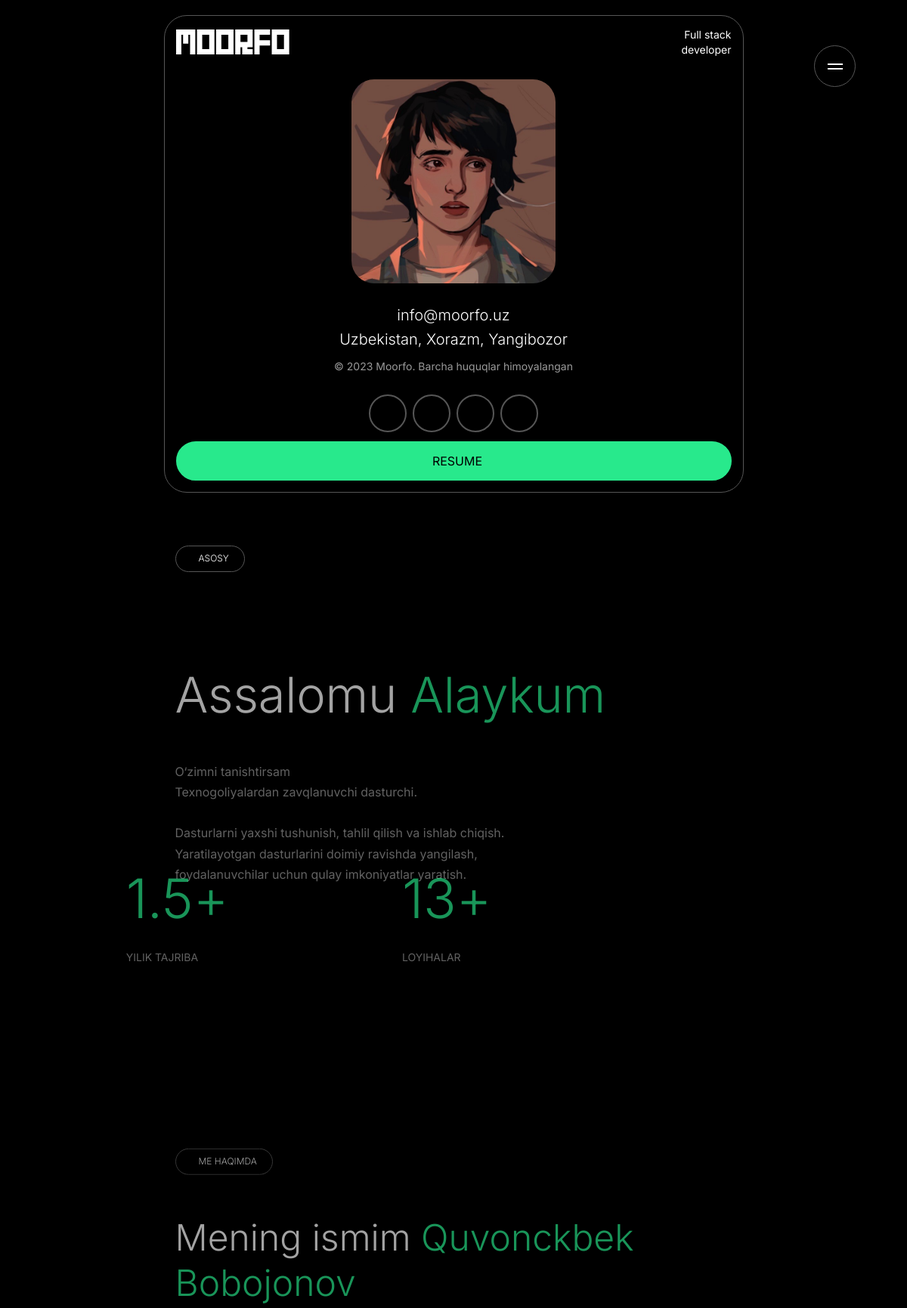
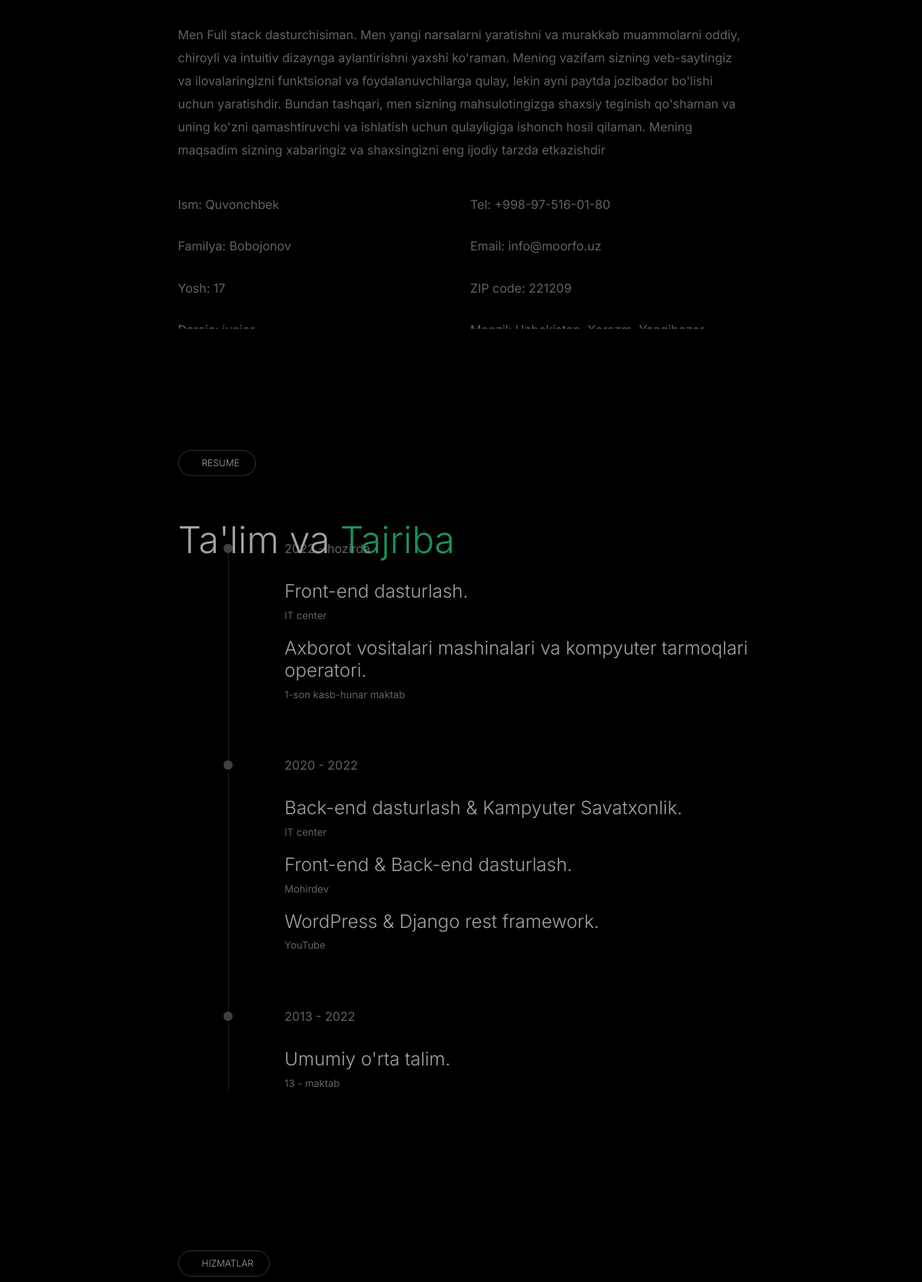
The page / (upper part) on the database its author committed (2 pictures, top to bottom).
### app/models.py (models this page shows, shortened)
class Resume(models.Model):
    name = models.CharField(max_length=200)
    years = models.CharField(max_length=200)

class ResumeBody(models.Model):
    resume = models.ForeignKey(Resume, on_delete=models.CASCADE)
    direction = models.CharField(max_length=200)
    company = models.CharField(max_length=200)

### app/views.py (the view, shortened to what this page needs)
# urls.py: path('', IndexView.as_view(), name='index')
class IndexView(View):
    def __init__(self):
        self.resumes = Resume.objects.all()
        self.serverss = Servers.objects.all()
        self.portfolio = Portfolio.objects.all().order_by('-id')
    def get(self, request):
        return render(request, 'index.html', {
            "resumes": self.resumes,
            "serverss": self.serverss,
            "portfolios": self.portfolio,
        })

### templates/index.html (shortened to what this page needs)
<!DOCTYPE html>
<html lang="en">
{% load static %}
<head>
    <link rel="stylesheet" href="https://maxst.icons8.com/vue-static/landings/line-awesome/line-awesome/1.3.0/css/line-awesome.min.css">
    <link href="{% static 'css/bootstrap.min.css' %}" rel="stylesheet">
    <link rel="stylesheet" href="{% static 'css/owl.carousel.min.css' %}">
    <link rel="stylesheet" href="{% static 'css/owl.theme.default.min.css' %}">
    <link rel="stylesheet" href="{% static 'css/animate.min.css' %}">
    <link rel="stylesheet" href="{% static 'css/smooth-scrollbar.css' %}">
    <link rel="stylesheet" href="{% static 'css/lightbox.min.css' %}">
    <link rel="stylesheet" href="{% static 'css/style.css' %}">
    <link rel="stylesheet" href="{% static 'css/responsive.css' %}">
</head>
<body class="home5-page">
    <video class="body-overlay" muted autoplay loop>
        <source src="{% static 'images/video5.mp4' %}" type="video/mp4">
    </video>
    <span class="icon-menu">
        <span class="bar"></span>
        <span class="bar"></span>
    </span>
    <main class="drake-main">
        <div id="smooth-wrapper">
            <div id="smooth-content">
                <div class="left-sidebar">
                    <div class="sidebar-header d-flex align-items-center justify-content-between">
                        <img src="{% static 'images/moorfo.svg' %}" alt="Logo" width="150px">
                        <span class="designation">Full stack developer</span>
                    </div>
                    <img class="me" src="{% static 'images/me.jpg' %}" alt="Me">
                    <h2 class="email">info@moorfo.uz</h2>
                    <h2 class="address">Uzbekistan, Xorazm, Yangibozor</h2>
                    <p class="copyright">&copy; 2023 Moorfo. Barcha huquqlar himoyalangan</p>
                    <ul class="social-profile d-flex align-items-center flex-wrap justify-content-center">
                        <li>
                            <a href="https://www.linkedin.com/in/moorfo/"></a>
                        </li>
                        <li>
                            <a href="https://t.me/moorfo_uz"></a>
                        </li>
                        <li>
                            <a href="https://instagram.com/moorfo.uz/"></a>
                        </li>
                        <li>
                            <a href="https://github.com/QuvonchbekBobojonov"></a>
                        </li>
                    </ul>
                    <a href="https://www.linkedin.com/ambry/?x-li-ambry-ep=AQKnhKyT34sBYQAAAYhSXC9zFrpWH4Fb_GG8G_Pyi-ebJebG6fVCNAJWnGEuhWL04Tq9BRjEbW_I-XGtaUPOJ74Rphqfzp2N_8NvgXxZQdwYqXfdtkb47mxqBKAJJUlGqt031lD-rn5NGGdiLfmp51CPbVtlsz_qWFevNpxSjwpd8bIRtuB9DZAcU0HfrPMfH1UWw1SX6PmaiVKKmb3QBo5TazR1uC-9Kxh8Wx9rrfA5c5FrTorRfuJbXGHh1nl6mdMi6MdQmStoH_N-3-ZSVgFB-uTscvnKieZ5TevQRYyjUdTlj1KoL7GEWYP-iq9qw15uTDSxnqw55uzUZRsqdpz5LqPlGeeWr5MI1-Pkdjhbsp1pRc5vOzQvoocvAblJwZZ3fZhUtUC1hTQXcE54I3mXJQiGHqoz2ajlg3A0LcniG02Q2H8cdGrX-WhNXl8sW0kV1R-LewHpwNnqN_f6erVP94XPfF_6fYd98pgYxA_61O7oDOWSEi9Vi56FPzin3nsu4Zm_UzfxnkniBwdBaqZ6bf_K8ngmSLbyfLUFqw62iYa57cTKbjQpGTY7eClIlh5nWpY&x-ambry-um-filename=Profile.pdf" class="theme-btn">
                         Resume
                    </a>
                </div>
                <section class="hero-section page-section scroll-to-page" id="home">
                    <div class="custom-container">
                        <div class="hero-content content-width">
                            <div class="section-header">
                                <h4 class="subtitle scroll-animation" data-animation="fade_from_bottom">
                                     Asosy
                                </h4>
                                <h1 class="scroll-animation title" data-animation="fade_from_bottom">Assalomu
                                    <span>Alaykum</span>
                                </h1>
                            </div>
                            <p class="scroll-animation" data-animation="fade_from_bottom">O‘zimni tanishtirsam <br>
                                Texnogoliyalardan zavqlanuvchi dasturchi.
                                <br><br>
                                 Dasturlarni yaxshi tushunish,
                                tahlil qilish va ishlab chiqish. Yaratilayotgan dasturlarini doimiy ravishda yangilash,
                                foydalanuvchilar uchun qulay imkoniyatlar yaratish.</p>
                            <div class="facts d-flex">
                                <div class="left scroll-animation" data-animation="fade_from_left">
                                    <h1>1.5+</h1>
                                    <p>Yilik Tajriba</p>
                                </div>
                                <div class="right scroll-animation" data-animation="fade_from_right">
                                    <h1>13+</h1>
                                    <p>loyihalar</p>
                                </div>
                            </div>
                        </div>
                    </div>
                </section>
                <section class="about-area page-section scroll-to-page" id="about">
                    <div class="custom-container">
                        <div class="about-content content-width">
                            <div class="section-header">
                                <h4 class="subtitle scroll-animation" data-animation="fade_from_bottom">
                                     Me haqimda
                                </h4>
                                <h1 class="scroll-animation" data-animation="fade_from_bottom">Mening ismim
                                    <br>
                                    <span>Quvonckbek Bobojonov</span>
                                </h1>
                            </div>
                            <p class="scroll-animation" data-animation="fade_from_bottom">
                                Men Full stack
                                dasturchisiman. Men yangi narsalarni yaratishni va murakkab muammolarni oddiy, chiroyli
                                va intuitiv dizaynga aylantirishni yaxshi ko'raman.
                                Mening vazifam sizning veb-saytingiz va ilovalaringizni funktsional va
                                foydalanuvchilarga qulay, lekin ayni paytda jozibador bo'lishi uchun yaratishdir. Bundan
                                tashqari, men sizning mahsulotingizga shaxsiy teginish qo'shaman va uning ko'zni
                                qamashtiruvchi va ishlatish uchun qulayligiga ishonch hosil qilaman. Mening maqsadim
                                sizning xabaringiz va shaxsingizni eng ijodiy tarzda etkazishdir
                            </p>
                            <br>
                            <div class="row scroll-animation" data-animation="fade_from_bottom">
                                <div class="col" data-animation="fade_from_bottom">
                                    <ul>
                                        <li>Ism: Quvonchbek</li><br>
                                        <li>Familya: Bobojonov</li><br>
                                        <li>Yosh: 17</li><br>
                                        <li>Daraja: junior</li>
                                    </ul>
                                </div>
                                <div class="col" data-animation="fade_from_bottom">
                                    <ul>
                                        <li>Tel: +998-97-516-01-80</li><br>
                                        <li>Email: info@moorfo.uz</li><br>
                                        <li>ZIP code: 221209</li><br>
                                        <li>Manzil: Uzbekistan, Xorazm, Yangibozor</li>
                                    </ul>
                                </div>
                            </div>
                        </div>
                    </div>
                </section>
                <section class="resume-area page-section scroll-to-page" id="resume">
                    <div class="custom-container">
                        <div class="resume-content content-width">
                            <div class="section-header">
                                <h4 class="subtitle scroll-animation" data-animation="fade_from_bottom">
                                     Resume
                                </h4>
                                <h1 class="scroll-animation" data-animation="fade_from_bottom">Ta'lim va
                                    <span>Tajriba</span>
                                </h1>
                            </div>
                            <div class="resume-timeline">
                                {% for resume in resumes %}
                                <div class="item scroll-animation" data-animation="fade_from_right">
                                    <span class="date">{{ resume.years }}</span>
                                    {% for body in resume.resumebody_set.all %}
                                    <h2>{{ body.direction }}</h2>
                                    <p>{{ body.company }}</p>
                                    {% endfor %}
                                </div>
                                {% endfor %}
                            </div>
                        </div>
                    </div>
                </section>
                <section class="services-area page-section scroll-to-page" id="services">
                    <div class="custom-container">
                        <div class="services-content content-width">
                            <div class="section-header">
                                <h4 class="subtitle scroll-animation" data-animation="fade_from_bottom">
                                     Hizmatlar
                                </h4>
                            </div>
                        </div>
                    </div>
                </section>
            </div>
        </div>
    </main>
</body>
</html>

### static/css/responsive.css (style rules this page uses)
@media (max-width: 2000px) { .left-sidebar { max-width: 400px; } }
@media (max-width: 2000px) { .left-sidebar .sidebar-header { margin-bottom: 30px; } }
@media (max-width: 2000px) { .left-sidebar .social-profile { margin-bottom: 30px; } }
@media (max-width: 2000px) { .left-sidebar .copyright { margin-bottom: 25px; } }
@media (max-width: 2000px) { .hero-content .section-header h1.scroll-animation { font-size: 65px; } }
@media (max-width: 1555px) { .left-sidebar { max-width: 350px; padding: 15px; } }
@media (max-width: 1555px) { .left-sidebar .email, .left-sidebar .address { font-size: 20px; } }
@media (max-width: 1555px) { .left-sidebar .address { margin-bottom: 12px; } }
@media (max-width: 1555px) { .left-sidebar .social-profile { margin-bottom: 12px; } }
@media (max-width: 1555px) { .left-sidebar>img.me { width: 100%; max-width: 270px; margin-left: auto; margin-right: auto; margin-bottom: 30px; } }
@media (max-width: 1555px) { .left-sidebar .sidebar-header .designation { line-height: 1.4; } }
@media (max-width: 1220px) { .custom-container { max-width: 767px; } }
@media (max-width: 1220px) { .content-width { max-width: 100%; } }
@media (max-width: 1220px) { .left-sidebar { position: relative; max-width: 767px; left: 0; margin: auto; top: 0; transform: translateY(0); margin-top: 20px; display: none; } }
@media (max-width: 1220px) { .drake-main .left-sidebar { display: block; } }
@media (max-width: 1220px) { .left-sidebar>img.me { width: auto; } }
@media (max-width: 1220px) { .icon-menu { position: fixed; } }
@media (max-width: 1220px) { .resume-area, .about-area { padding-bottom: 50px; } }
@media (max-width: 1220px) { .about-area .about-content p { max-width: 100%; } }

### rows shown on the page
Resume: years "2022 - hozirda"
ResumeBody: direction "Front-end dasturlash.", company "IT center"
ResumeBody: direction "Axborot vositalari mashinalari va kompyuter tarmoqlari operatori.", company "1-son kasb-hunar maktab"
Resume: years "2020 - 2022"
ResumeBody: direction "Back-end dasturlash & Kampyuter Savatxonlik.", company "IT center"
ResumeBody: direction "Front-end & Back-end dasturlash.", company "Mohirdev"
ResumeBody: direction "WordPress & Django rest framework.", company "YouTube"
Resume: years "2013 - 2022"
ResumeBody: direction "Umumiy o'rta talim.", company "13 - maktab"
